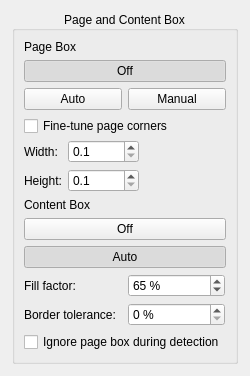
         <widget class="QWidget" name="scrollAreaWidgetContents_5">
          <layout class="QGridLayout" name="gridLayout_7">
           <item row="0" column="0">
            <spacer name="horizontalSpacer_13">
             <property name="orientation">
              <enum>Qt::Horizontal</enum>
             </property>
             <property name="sizeHint" stdset="0">
              <size>
               <width>1</width>
               <height>1</height>
              </size>
             </property>
            </spacer>
           </item>
           <item row="0" column="1">
            <widget class="QGroupBox" name="boxesGroup">
             <property name="title">
              <string>Page and Content Box</string>
             </property>
             <property name="alignment">
              <set>Qt::AlignCenter</set>
             </property>
             <layout class="QVBoxLayout" name="boxesLayout">
              <item>
               <widget class="QWidget" name="pageBoxGroup" native="true">
             <layout class="QGridLayout" name="gridLayout_5">
              <property name="leftMargin">
               <number>0</number>
              </property>
              <property name="topMargin">
               <number>0</number>
              </property>
              <property name="rightMargin">
               <number>0</number>
              </property>
              <property name="bottomMargin">
               <number>0</number>
              </property>
              <item row="0" column="0" colspan="2">
               <widget class="SectionHeading" name="pageBoxHeading">
                <property name="text">
                 <string>Page Box</string>
                </property>
                <property name="first">
                 <bool>true</bool>
                </property>
               </widget>
              </item>
              <item row="1" column="0" colspan="2">
               <widget class="QPushButton" name="pageDetectDisableBtn">
                <property name="toolTip">
                 <string>Use the whole image as the page box.</string>
                </property>
                <property name="text">
                 <string>Off</string>
                </property>
                <property name="checkable">
                 <bool>true</bool>
                </property>
                <property name="checked">
                 <bool>true</bool>
                </property>
                <property name="autoExclusive">
                 <bool>true</bool>
                </property>
               </widget>
              </item>
              <item row="2" column="0">
               <widget class="QPushButton" name="pageDetectAutoBtn">
                <property name="toolTip">
                 <string>Detect the page box automatically.</string>
                </property>
                <property name="text">
                 <string>Auto</string>
                </property>
                <property name="checkable">
                 <bool>true</bool>
                </property>
                <property name="autoExclusive">
                 <bool>true</bool>
                </property>
               </widget>
              </item>
              <item row="2" column="1">
               <widget class="QPushButton" name="pageDetectManualBtn">
                <property name="toolTip">
                 <string>Use a page box of the size set below for new pages.</string>
                </property>
                <property name="text">
                 <string>Manual</string>
                </property>
                <property name="checkable">
                 <bool>true</bool>
                </property>
                <property name="autoExclusive">
                 <bool>true</bool>
                </property>
               </widget>
              </item>
              <item row="3" column="0" colspan="2">
               <widget class="QWidget" name="pageDetectOptions" native="true">
                <layout class="QVBoxLayout" name="verticalLayout_11">
                 <property name="spacing">
                  <number>4</number>
                 </property>
                 <property name="leftMargin">
                  <number>0</number>
                 </property>
                 <property name="topMargin">
                  <number>0</number>
                 </property>
                 <property name="rightMargin">
                  <number>0</number>
                 </property>
                 <property name="bottomMargin">
                  <number>0</number>
                 </property>
                 <item>
                  <widget class="QCheckBox" name="fineTuneBtn">
                   <property name="toolTip">
                    <string>Shrinks the detected page box from each corner as long as the corner lies on a dark area, such as the scanner background showing in the corners of a page placed askew.</string>
                   </property>
                   <property name="text">
                    <string>Fine-tune page corners</string>
                   </property>
                  </widget>
                 </item>
                 <item>
                  <widget class="QWidget" name="dimensionsWidget" native="true">
                   <layout class="QHBoxLayout" name="horizontalLayout_4">
                    <property name="leftMargin">
                     <number>0</number>
                    </property>
                    <property name="topMargin">
                     <number>0</number>
                    </property>
                    <property name="rightMargin">
                     <number>0</number>
                    </property>
                    <property name="bottomMargin">
                     <number>0</number>
                    </property>
                    <item>
                     <layout class="QGridLayout" name="gridLayout_6">
                      <item row="0" column="0">
                       <widget class="QLabel" name="label">
                        <property name="buddy">
                         <cstring>widthSpinBox</cstring>
                        </property>
                        <property name="text">
                         <string>Width:</string>
                        </property>
                       </widget>
                      </item>
                      <item row="0" column="1">
                       <widget class="QDoubleSpinBox" name="widthSpinBox">
                        <property name="decimals">
                         <number>1</number>
                        </property>
                        <property name="minimum">
                         <double>0.100000000000000</double>
                        </property>
                        <property name="maximum">
                         <double>99999.000000000000000</double>
                        </property>
                       </widget>
                      </item>
                      <item row="1" column="0">
                       <widget class="QLabel" name="label_2">
                        <property name="buddy">
                         <cstring>heightSpinBox</cstring>
                        </property>
                        <property name="text">
                         <string>Height:</string>
                        </property>
                       </widget>
                      </item>
                      <item row="1" column="1">
                       <widget class="QDoubleSpinBox" name="heightSpinBox">
                        <property name="decimals">
                         <number>1</number>
                        </property>
                        <property name="minimum">
                         <double>0.100000000000000</double>
                        </property>
                        <property name="maximum">
                         <double>99999.000000000000000</double>
                        </property>
                       </widget>
                      </item>
                     </layout>
                    </item>
                    <item>
                     <spacer name="horizontalSpacer_12">
                      <property name="orientation">
                       <enum>Qt::Horizontal</enum>
                      </property>
                      <property name="sizeHint" stdset="0">
                       <size>
                        <width>1</width>
                        <height>1</height>
                       </size>
                      </property>
                     </spacer>
                    </item>
                   </layout>
                  </widget>
                 </item>
                </layout>
               </widget>
              </item>
             </layout>
               </widget>
              </item>
              <item>
               <widget class="QWidget" name="contentBoxGroup" native="true">
                <layout class="QVBoxLayout" name="contentBoxLayout">
                 <property name="leftMargin">
                  <number>0</number>
                 </property>
                 <property name="topMargin">
                  <number>0</number>
                 </property>
                 <property name="rightMargin">
                  <number>0</number>
                 </property>
                 <property name="bottomMargin">
                  <number>0</number>
                 </property>
                 <item>
                  <widget class="SectionHeading" name="contentBoxHeading">
                   <property name="text">
                    <string>Content Box</string>
                   </property>
                  </widget>
                 </item>
                 <item>
                  <widget class="QPushButton" name="contentDetectDisableBtn">
                   <property name="toolTip">
                    <string>Use the whole page box as the content box.</string>
                   </property>
                   <property name="text">
                    <string>Off</string>
                   </property>
                   <property name="checkable">
                    <bool>true</bool>
                   </property>
                   <property name="autoExclusive">
                    <bool>true</bool>
                   </property>
                  </widget>
                 </item>
                 <item>
                  <widget class="QPushButton" name="contentDetectAutoBtn">
                   <property name="toolTip">
                    <string>Detect the content box automatically.</string>
                   </property>
                   <property name="text">
                    <string>Auto</string>
                   </property>
                   <property name="checkable">
                    <bool>true</bool>
                   </property>
                   <property name="checked">
                    <bool>true</bool>
                   </property>
                   <property name="autoExclusive">
                    <bool>true</bool>
                   </property>
                  </widget>
                 </item>
                 <item>
                  <widget class="QWidget" name="contentDetectOptions" native="true">
                   <layout class="QHBoxLayout" name="contentDetectOptionsLayout">
                    <property name="leftMargin">
                     <number>0</number>
                    </property>
                    <property name="topMargin">
                     <number>0</number>
                    </property>
                    <property name="rightMargin">
                     <number>0</number>
                    </property>
                    <property name="bottomMargin">
                     <number>0</number>
                    </property>
                    <item>
                     <layout class="QGridLayout" name="contentDetectOptionsGrid">
                      <item row="0" column="0">
                       <widget class="QLabel" name="fillFactorLabel">
                        <property name="buddy">
                         <cstring>fillFactorSpinBox</cstring>
                        </property>
                        <property name="toolTip">
                         <string>The highest share of black pixels a line may have to count as text. Raise it for art books and photo pages: above 85 %, shadows are kept and pictures count as content; from 95 % on, the whole page box is the content box.</string>
                        </property>
                        <property name="text">
                         <string>Fill factor:</string>
                        </property>
                       </widget>
                      </item>
                      <item row="0" column="1">
                       <widget class="QSpinBox" name="fillFactorSpinBox">
                        <property name="toolTip">
                         <string>The highest share of black pixels a line may have to count as text. Raise it for art books and photo pages: above 85 %, shadows are kept and pictures count as content; from 95 % on, the whole page box is the content box.</string>
                        </property>
                        <property name="keyboardTracking">
                         <bool>false</bool>
                        </property>
                        <property name="suffix">
                         <string> %</string>
                        </property>
                        <property name="minimum">
                         <number>30</number>
                        </property>
                        <property name="maximum">
                         <number>100</number>
                        </property>
                        <property name="singleStep">
                         <number>1</number>
                        </property>
                        <property name="value">
                         <number>65</number>
                        </property>
                       </widget>
                      </item>
                      <item row="1" column="0">
                       <widget class="QLabel" name="borderToleranceLabel">
                        <property name="buddy">
                         <cstring>borderToleranceSpinBox</cstring>
                        </property>
                        <property name="toolTip">
                         <string>How much of the content touching the image border is kept. At 0 %, it is removed as before (scanner edges, shadows); raise it for pictures that reach the edge of the page.</string>
                        </property>
                        <property name="text">
                         <string>Border tolerance:</string>
                        </property>
                       </widget>
                      </item>
                      <item row="1" column="1">
                       <widget class="QSpinBox" name="borderToleranceSpinBox">
                        <property name="toolTip">
                         <string>How much of the content touching the image border is kept. At 0 %, it is removed as before (scanner edges, shadows); raise it for pictures that reach the edge of the page.</string>
                        </property>
                        <property name="keyboardTracking">
                         <bool>false</bool>
                        </property>
                        <property name="suffix">
                         <string> %</string>
                        </property>
                        <property name="minimum">
                         <number>0</number>
                        </property>
                        <property name="maximum">
                         <number>100</number>
                        </property>
                        <property name="singleStep">
                         <number>1</number>
                        </property>
                       </widget>
                      </item>
                      <item row="2" column="0" colspan="2">
                       <widget class="QCheckBox" name="ignorePageBoxCB">
                        <property name="toolTip">
                         <string>Search for content in the whole image, not only inside the page box. Helps when text close to the edge of the page box is not detected. The content box still stays inside the page box.</string>
                        </property>
                        <property name="text">
                         <string>Ignore page box during detection</string>
                        </property>
                       </widget>
                      </item>
                     </layout>
                    </item>
                    <item>
                     <spacer name="contentDetectOptionsSpacer">
                      <property name="orientation">
                       <enum>Qt::Horizontal</enum>
                      </property>
                      <property name="sizeHint" stdset="0">
                       <size>
                        <width>1</width>
                        <height>1</height>
                       </size>
                      </property>
                     </spacer>
                    </item>
                   </layout>
                  </widget>
                 </item>
                </layout>
               </widget>
              </item>
             </layout>
            </widget>
           </item>
           <item row="0" column="2">
            <spacer name="horizontalSpacer_14">
             <property name="orientation">
              <enum>Qt::Horizontal</enum>
             </property>
             <property name="sizeHint" stdset="0">
              <size>
               <width>1</width>
               <height>1</height>
              </size>
             </property>
            </spacer>
           </item>
           <item row="1" column="1">
            <spacer name="verticalSpacer_8">
             <property name="orientation">
              <enum>Qt::Vertical</enum>
             </property>
             <property name="sizeHint" stdset="0">
              <size>
               <width>1</width>
               <height>1</height>
              </size>
             </property>
            </spacer>
           </item>
          </layout>
         </widget>
